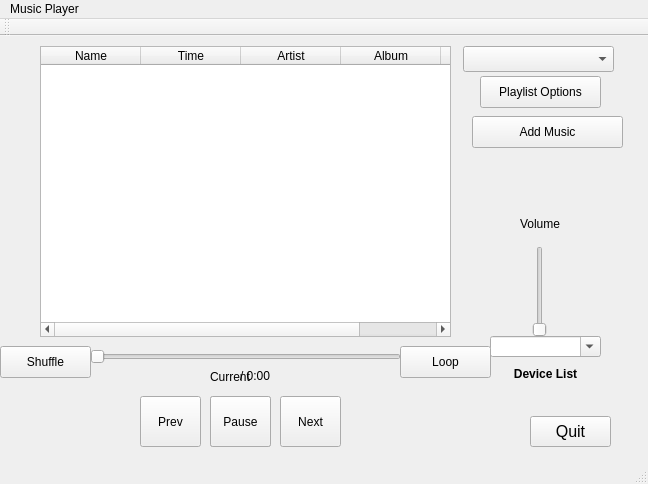
<?xml version="1.0" encoding="UTF-8"?>
<ui version="4.0">
 <class>MainWindow</class>
 <widget class="QMainWindow" name="MainWindow">
  <property name="windowModality">
   <enum>Qt::ApplicationModal</enum>
  </property>
  <property name="geometry">
   <rect>
    <x>0</x>
    <y>0</y>
    <width>648</width>
    <height>484</height>
   </rect>
  </property>
  <property name="mouseTracking">
   <bool>true</bool>
  </property>
  <property name="focusPolicy">
   <enum>Qt::ClickFocus</enum>
  </property>
  <property name="windowTitle">
   <string>myTunes</string>
  </property>
  <property name="autoFillBackground">
   <bool>true</bool>
  </property>
  <property name="dockOptions">
   <set>QMainWindow::AllowNestedDocks|QMainWindow::AllowTabbedDocks|QMainWindow::AnimatedDocks|QMainWindow::ForceTabbedDocks|QMainWindow::GroupedDragging|QMainWindow::VerticalTabs</set>
  </property>
  <property name="unifiedTitleAndToolBarOnMac">
   <bool>true</bool>
  </property>
  <widget class="QWidget" name="centralWidget">
   <widget class="QPushButton" name="pushButton">
    <property name="geometry">
     <rect>
      <x>530</x>
      <y>380</y>
      <width>81</width>
      <height>31</height>
     </rect>
    </property>
    <property name="font">
     <font>
      <pointsize>12</pointsize>
     </font>
    </property>
    <property name="text">
     <string>Quit</string>
    </property>
   </widget>
   <widget class="QPushButton" name="play">
    <property name="geometry">
     <rect>
      <x>210</x>
      <y>360</y>
      <width>61</width>
      <height>51</height>
     </rect>
    </property>
    <property name="text">
     <string>Play</string>
    </property>
   </widget>
   <widget class="QComboBox" name="playlist_finder">
    <property name="geometry">
     <rect>
      <x>463</x>
      <y>10</y>
      <width>151</width>
      <height>26</height>
     </rect>
    </property>
   </widget>
   <widget class="QPushButton" name="create_playlist">
    <property name="geometry">
     <rect>
      <x>480</x>
      <y>40</y>
      <width>121</width>
      <height>32</height>
     </rect>
    </property>
    <property name="text">
     <string>Playlist Options</string>
    </property>
   </widget>
   <widget class="QPushButton" name="next">
    <property name="geometry">
     <rect>
      <x>280</x>
      <y>360</y>
      <width>61</width>
      <height>51</height>
     </rect>
    </property>
    <property name="text">
     <string>Next</string>
    </property>
   </widget>
   <widget class="QPushButton" name="prev">
    <property name="geometry">
     <rect>
      <x>140</x>
      <y>360</y>
      <width>61</width>
      <height>51</height>
     </rect>
    </property>
    <property name="text">
     <string>Prev</string>
    </property>
   </widget>
   <widget class="QSlider" name="time_slider">
    <property name="geometry">
     <rect>
      <x>90</x>
      <y>310</y>
      <width>311</width>
      <height>22</height>
     </rect>
    </property>
    <property name="orientation">
     <enum>Qt::Horizontal</enum>
    </property>
   </widget>
   <widget class="QSlider" name="volume">
    <property name="geometry">
     <rect>
      <x>530</x>
      <y>210</y>
      <width>20</width>
      <height>91</height>
     </rect>
    </property>
    <property name="orientation">
     <enum>Qt::Vertical</enum>
    </property>
   </widget>
   <widget class="QLabel" name="volume_label">
    <property name="geometry">
     <rect>
      <x>520</x>
      <y>180</y>
      <width>60</width>
      <height>16</height>
     </rect>
    </property>
    <property name="text">
     <string>Volume</string>
    </property>
   </widget>
   <widget class="QLabel" name="currentTime_label">
    <property name="geometry">
     <rect>
      <x>210</x>
      <y>330</y>
      <width>51</width>
      <height>21</height>
     </rect>
    </property>
    <property name="text">
     <string>Current</string>
    </property>
   </widget>
   <widget class="QLabel" name="totalTime_label">
    <property name="geometry">
     <rect>
      <x>240</x>
      <y>330</y>
      <width>41</width>
      <height>20</height>
     </rect>
    </property>
    <property name="text">
     <string>/ 0:00</string>
    </property>
   </widget>
   <widget class="QComboBox" name="deviceList">
    <property name="geometry">
     <rect>
      <x>490</x>
      <y>300</y>
      <width>111</width>
      <height>21</height>
     </rect>
    </property>
    <property name="sizePolicy">
     <sizepolicy hsizetype="Preferred" vsizetype="Preferred">
      <horstretch>0</horstretch>
      <verstretch>0</verstretch>
     </sizepolicy>
    </property>
    <property name="focusPolicy">
     <enum>Qt::ClickFocus</enum>
    </property>
    <property name="editable">
     <bool>true</bool>
    </property>
   </widget>
   <widget class="QLabel" name="deviceListLabel">
    <property name="geometry">
     <rect>
      <x>510</x>
      <y>330</y>
      <width>71</width>
      <height>16</height>
     </rect>
    </property>
    <property name="sizePolicy">
     <sizepolicy hsizetype="Maximum" vsizetype="Maximum">
      <horstretch>0</horstretch>
      <verstretch>0</verstretch>
     </sizepolicy>
    </property>
    <property name="font">
     <font>
      <weight>75</weight>
      <bold>true</bold>
     </font>
    </property>
    <property name="text">
     <string>Device List</string>
    </property>
    <property name="alignment">
     <set>Qt::AlignCenter</set>
    </property>
   </widget>
   <widget class="QTableWidget" name="table">
    <property name="geometry">
     <rect>
      <x>40</x>
      <y>10</y>
      <width>411</width>
      <height>291</height>
     </rect>
    </property>
    <property name="columnCount">
     <number>5</number>
    </property>
    <column>
     <property name="text">
      <string>Name</string>
     </property>
    </column>
    <column>
     <property name="text">
      <string>Time</string>
     </property>
    </column>
    <column>
     <property name="text">
      <string>Artist</string>
     </property>
    </column>
    <column>
     <property name="text">
      <string>Album</string>
     </property>
    </column>
    <column>
     <property name="text">
      <string>Genre</string>
     </property>
    </column>
   </widget>
   <widget class="QPushButton" name="pause">
    <property name="enabled">
     <bool>true</bool>
    </property>
    <property name="geometry">
     <rect>
      <x>210</x>
      <y>360</y>
      <width>61</width>
      <height>51</height>
     </rect>
    </property>
    <property name="text">
     <string>Pause</string>
    </property>
   </widget>
   <widget class="QPushButton" name="addMusicButton">
    <property name="geometry">
     <rect>
      <x>472</x>
      <y>80</y>
      <width>151</width>
      <height>32</height>
     </rect>
    </property>
    <property name="text">
     <string>Add Music</string>
    </property>
   </widget>
   <widget class="QPushButton" name="shuffle_button">
    <property name="geometry">
     <rect>
      <x>0</x>
      <y>310</y>
      <width>91</width>
      <height>32</height>
     </rect>
    </property>
    <property name="text">
     <string>Shuffle</string>
    </property>
   </widget>
   <widget class="QPushButton" name="loop_button">
    <property name="geometry">
     <rect>
      <x>400</x>
      <y>310</y>
      <width>91</width>
      <height>32</height>
     </rect>
    </property>
    <property name="text">
     <string>Loop</string>
    </property>
   </widget>
  </widget>
  <widget class="QMenuBar" name="menuBar">
   <property name="geometry">
    <rect>
     <x>0</x>
     <y>0</y>
     <width>648</width>
     <height>22</height>
    </rect>
   </property>
   <widget class="QMenu" name="menuMusic_Player">
    <property name="title">
     <string>Music Player</string>
    </property>
   </widget>
   <addaction name="menuMusic_Player"/>
  </widget>
  <widget class="QToolBar" name="mainToolBar">
   <attribute name="toolBarArea">
    <enum>TopToolBarArea</enum>
   </attribute>
   <attribute name="toolBarBreak">
    <bool>false</bool>
   </attribute>
  </widget>
  <widget class="QStatusBar" name="statusBar"/>
 </widget>
 <layoutdefault spacing="6" margin="11"/>
 <resources/>
 <connections/>
</ui>
